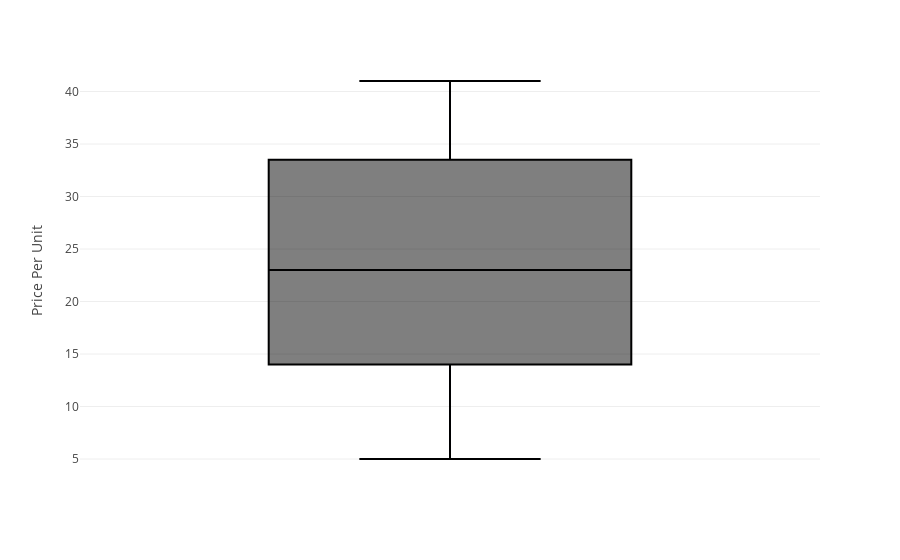

Notebook cell for this chart:
### Code cell
px.box(df, y='Price Per Unit')

### Figure 1 — Plotly figure (JSON) as saved in the notebook; plotly's stock layout.template omitted (floating-point values rounded to 4 significant figures; data arrays with more than 128 entries replaced by an {"elided": "..."} marker saying what was removed)
{"data": [{"alignmentgroup": "True", "hovertemplate": "Price Per Unit=%{y}<extra></extra>", "legendgroup": "", "marker": {"color": "#000001"}, "name": "", "notched": false, "offsetgroup": "", "orientation": "v", "showlegend": false, "type": "box", "x0": " ", "xaxis": "x", "y": {"elided": "11362 float values"}, "y0": " ", "yaxis": "y"}], "layout": {"boxmode": "group", "legend": {"tracegroupgap": 0}, "margin": {"t": 60}, "xaxis": {"anchor": "y", "domain": [0, 1]}, "yaxis": {"anchor": "x", "domain": [0, 1], "title": {"text": "Price Per Unit"}}}}
